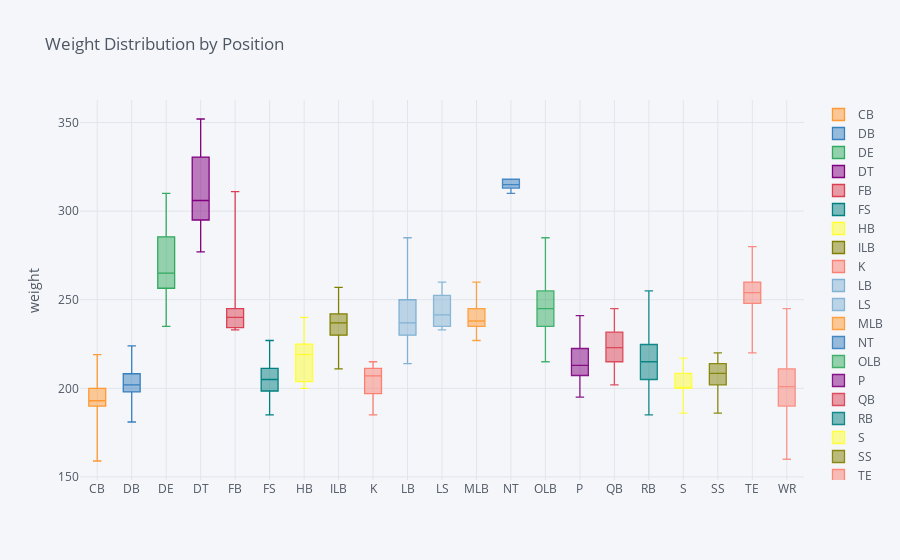

Source (notebook cell):
### Code cell
players_data.pivot(columns='position', values='weight').iplot(
        kind='box',
        yTitle='weight',
        title='Weight Distribution by Position')

### Figure 1 — Plotly figure (JSON) as saved in the notebook; plotly's stock layout.template omitted (floating-point values rounded to 4 significant figures; data arrays with more than 128 entries replaced by an {"elided": "..."} marker saying what was removed)
{"data": [{"boxpoints": false, "line": {"width": 1.3}, "marker": {"color": "rgba(255, 153, 51, 1.0)"}, "name": "CB", "orientation": "v", "type": "box", "y": {"elided": "1303 int values"}}, {"boxpoints": false, "line": {"width": 1.3}, "marker": {"color": "rgba(55, 128, 191, 1.0)"}, "name": "DB", "orientation": "v", "type": "box", "y": {"elided": "1303 int values"}}, {"boxpoints": false, "line": {"width": 1.3}, "marker": {"color": "rgba(50, 171, 96, 1.0)"}, "name": "DE", "orientation": "v", "type": "box", "y": {"elided": "1303 int values"}}, {"boxpoints": false, "line": {"width": 1.3}, "marker": {"color": "rgba(128, 0, 128, 1.0)"}, "name": "DT", "orientation": "v", "type": "box", "y": {"elided": "1303 int values"}}, {"boxpoints": false, "line": {"width": 1.3}, "marker": {"color": "rgba(219, 64, 82, 1.0)"}, "name": "FB", "orientation": "v", "type": "box", "y": {"elided": "1303 int values"}}, {"boxpoints": false, "line": {"width": 1.3}, "marker": {"color": "rgba(0, 128, 128, 1.0)"}, "name": "FS", "orientation": "v", "type": "box", "y": {"elided": "1303 int values"}}, {"boxpoints": false, "line": {"width": 1.3}, "marker": {"color": "rgba(255, 255, 51, 1.0)"}, "name": "HB", "orientation": "v", "type": "box", "y": {"elided": "1303 int values"}}, {"boxpoints": false, "line": {"width": 1.3}, "marker": {"color": "rgba(128, 128, 0, 1.0)"}, "name": "ILB", "orientation": "v", "type": "box", "y": {"elided": "1303 int values"}}, {"boxpoints": false, "line": {"width": 1.3}, "marker": {"color": "rgba(251, 128, 114, 1.0)"}, "name": "K", "orientation": "v", "type": "box", "y": {"elided": "1303 int values"}}, {"boxpoints": false, "line": {"width": 1.3}, "marker": {"color": "rgba(128, 177, 211, 1.0)"}, "name": "LB", "orientation": "v", "type": "box", "y": {"elided": "1303 int values"}}, {"boxpoints": false, "line": {"width": 1.3}, "marker": {"color": "rgba(128, 177, 211, 0.8999999999999999)"}, "name": "LS", "orientation": "v", "type": "box", "y": {"elided": "1303 int values"}}, {"boxpoints": false, "line": {"width": 1.3}, "marker": {"color": "rgba(255, 153, 51, 0.8999999999999999)"}, "name": "MLB", "orientation": "v", "type": "box", "y": {"elided": "1303 int values"}}, {"boxpoints": false, "line": {"width": 1.3}, "marker": {"color": "rgba(55, 128, 191, 0.8999999999999999)"}, "name": "NT", "orientation": "v", "type": "box", "y": {"elided": "1303 int values"}}, {"boxpoints": false, "line": {"width": 1.3}, "marker": {"color": "rgba(50, 171, 96, 0.8999999999999999)"}, "name": "OLB", "orientation": "v", "type": "box", "y": {"elided": "1303 int values"}}, {"boxpoints": false, "line": {"width": 1.3}, "marker": {"color": "rgba(128, 0, 128, 0.8999999999999999)"}, "name": "P", "orientation": "v", "type": "box", "y": {"elided": "1303 int values"}}, {"boxpoints": false, "line": {"width": 1.3}, "marker": {"color": "rgba(219, 64, 82, 0.8999999999999999)"}, "name": "QB", "orientation": "v", "type": "box", "y": {"elided": "1303 int values"}}, {"boxpoints": false, "line": {"width": 1.3}, "marker": {"color": "rgba(0, 128, 128, 0.8999999999999999)"}, "name": "RB", "orientation": "v", "type": "box", "y": {"elided": "1303 int values"}}, {"boxpoints": false, "line": {"width": 1.3}, "marker": {"color": "rgba(255, 255, 51, 0.8999999999999999)"}, "name": "S", "orientation": "v", "type": "box", "y": {"elided": "1303 int values"}}, {"boxpoints": false, "line": {"width": 1.3}, "marker": {"color": "rgba(128, 128, 0, 0.8999999999999999)"}, "name": "SS", "orientation": "v", "type": "box", "y": {"elided": "1303 int values"}}, {"boxpoints": false, "line": {"width": 1.3}, "marker": {"color": "rgba(251, 128, 114, 0.8999999999999999)"}, "name": "TE", "orientation": "v", "type": "box", "y": {"elided": "1303 int values"}}, {"boxpoints": false, "line": {"width": 1.3}, "marker": {"color": "rgba(251, 128, 114, 0.7999999999999998)"}, "name": "WR", "orientation": "v", "type": "box", "y": {"elided": "1303 int values"}}], "layout": {"legend": {"bgcolor": "#F5F6F9", "font": {"color": "#4D5663"}}, "paper_bgcolor": "#F5F6F9", "plot_bgcolor": "#F5F6F9", "title": {"font": {"color": "#4D5663"}, "text": "Weight Distribution by Position"}, "xaxis": {"gridcolor": "#E1E5ED", "showgrid": true, "tickfont": {"color": "#4D5663"}, "title": {"font": {"color": "#4D5663"}, "text": ""}, "zerolinecolor": "#E1E5ED"}, "yaxis": {"gridcolor": "#E1E5ED", "showgrid": true, "tickfont": {"color": "#4D5663"}, "title": {"font": {"color": "#4D5663"}, "text": "weight"}, "zerolinecolor": "#E1E5ED"}}}
